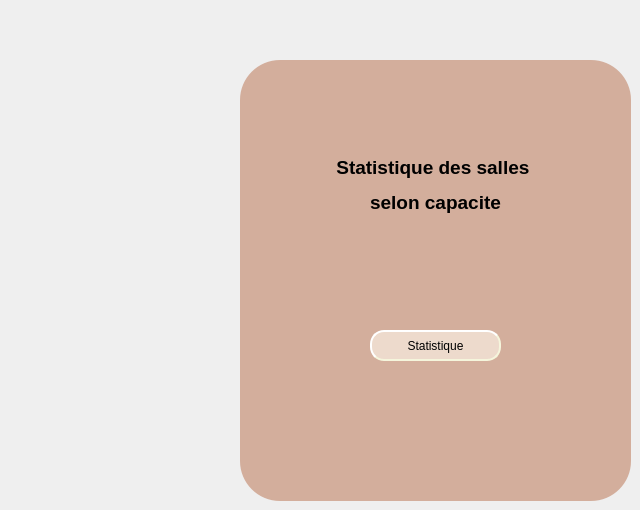
    <widget class="QWidget" name="tab_2">
     <attribute name="title">
      <string>Statistique</string>
     </attribute>
     <widget class="QWidget" name="gridWidget_5" native="true">
      <property name="geometry">
       <rect>
        <x>240</x>
        <y>60</y>
        <width>391</width>
        <height>441</height>
       </rect>
      </property>
      <property name="styleSheet">
       <string notr="true">background-color: rgb(211, 174, 156);
border-radius: 40px;</string>
      </property>
      <widget class="QLabel" name="label_17">
       <property name="geometry">
        <rect>
         <x>0</x>
         <y>70</y>
         <width>391</width>
         <height>111</height>
        </rect>
       </property>
       <property name="styleSheet">
        <string notr="true"/>
       </property>
       <property name="text">
        <string>&lt;html&gt;&lt;head/&gt;&lt;body&gt;&lt;p align=&quot;center&quot;&gt;&lt;span style=&quot; font-size:14pt; font-weight:600;&quot;&gt;Statistique des salles &lt;/span&gt;&lt;/p&gt;&lt;p align=&quot;center&quot;&gt;&lt;span style=&quot; font-size:14pt; font-weight:600;&quot;&gt;selon capacite&lt;/span&gt;&lt;/p&gt;&lt;/body&gt;&lt;/html&gt;</string>
       </property>
      </widget>
      <widget class="QPushButton" name="statistique">
       <property name="geometry">
        <rect>
         <x>130</x>
         <y>270</y>
         <width>131</width>
         <height>31</height>
        </rect>
       </property>
       <property name="styleSheet">
        <string notr="true">QPushButton
{
	background-color: rgb(237, 218, 204);
	color: rgb(0, 0, 0);
border-style: solid;
    border-radius: 6;
border-radius: 14px;

	border-style: outset;
    border-width: 2px;
    border-radius: 14px;
    border-color: beige;
  
 
    padding: 0px;
	
	
	
	font: 10pt &quot;Franklin Gothic Heavy&quot;;
}
QPushButton:hover
{
background-color: rgb(0, 143, 105);
	color: rgb(0, 0, 0);
}
QPushButton:pressed
{
background-color: rgb(0, 143, 105);
}</string>
       </property>
       <property name="text">
        <string>Statistique</string>
       </property>
      </widget>
     </widget>
    </widget>
